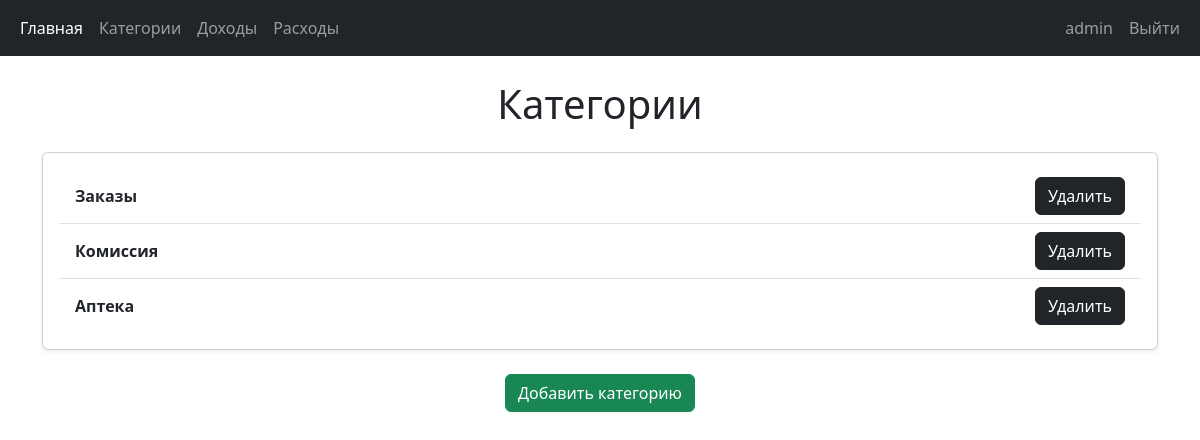
The app's page /categories (signed in), older data.
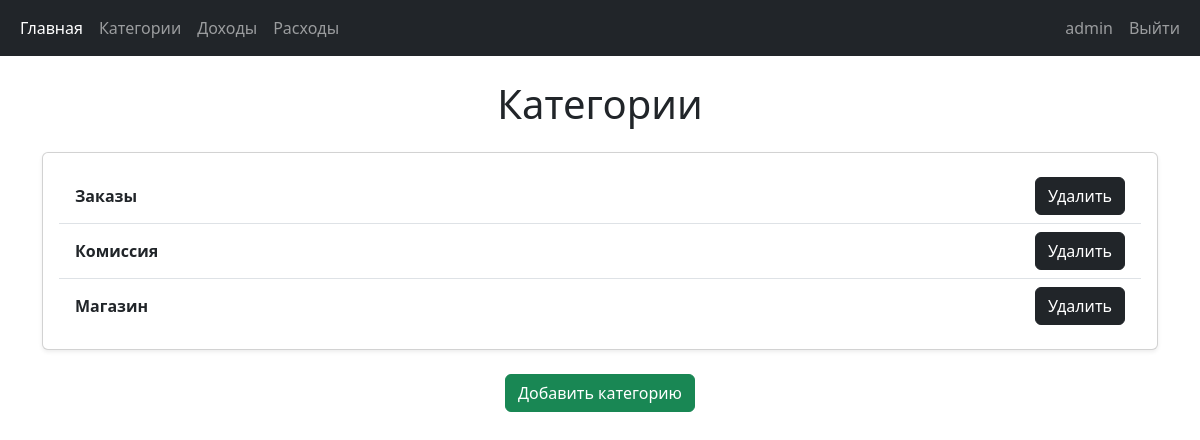
The same page, newer data.
### dashboard/models.py (models this page shows, shortened)
class Category(models.Model):
    title = models.CharField(max_length=255)
    author = models.ForeignKey(
        User,
        on_delete=models.CASCADE,
        verbose_name="Автор категории",
    )

### dashboard/views.py (the view)
# urls.py: path("categories", category_view, name="category_view"),
@login_required
def category_view(request):
    categories = Category.objects.filter(author=request.user).select_related("author")
    return render(request, "categories.html", {"categories": categories})

### templates/categories.html (shortened to what this page needs)
{% extends "base.html" %}
{% block content %}
<h1 class="text-center my-4">Категории</h1>
<div class="card shadow-sm">
    <div class="card-body">
        <ul class="list-group list-group-flush">
            {% for category in categories %}
            <li class="list-group-item d-flex justify-content-between align-items-center">
                <span class="fw-bold">{{ category.title }}</span>
                <form method="POST" action="{% url 'category_del' category.id %}">
                    <button type="submit" class="btn btn-dark">Удалить</button>
                </form>
            </li>
            {% endfor %}
        </ul>
    </div>
</div>
<div class="text-center mt-4">
    <a href="/categories/add" class="btn btn-success">Добавить категорию</a>
</div>
{% endblock %}

Row changes from the older to the newer data that the page shows:
changed Category: title "Аптека" → "Магазин"
